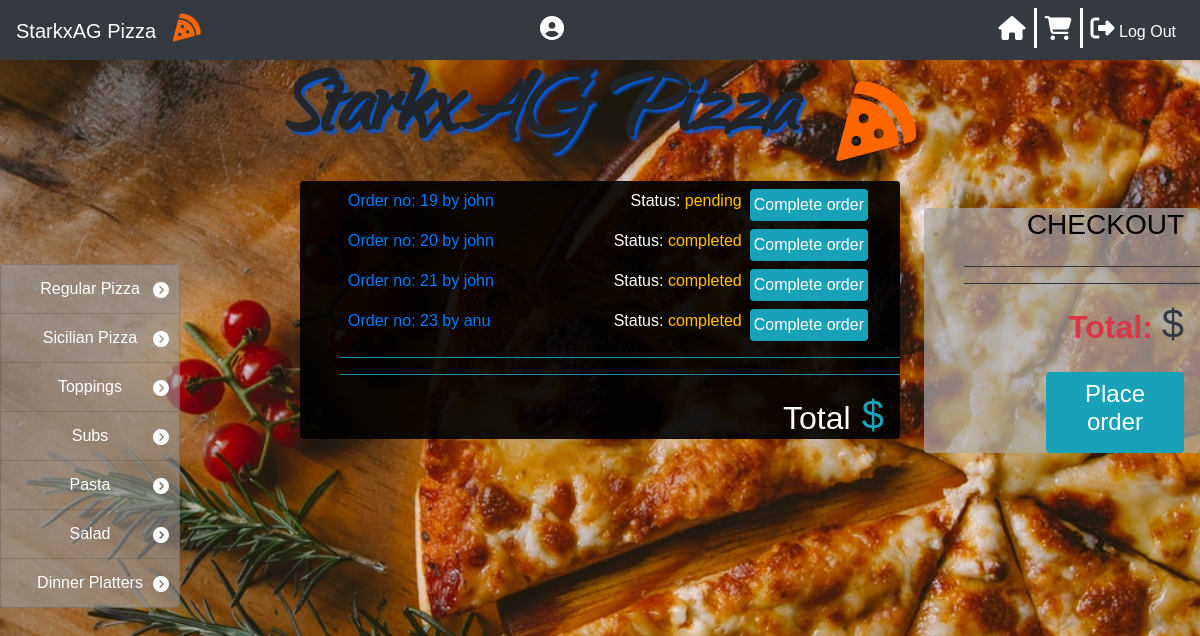
Page /orders_manager/admin/19 on the earlier database version.
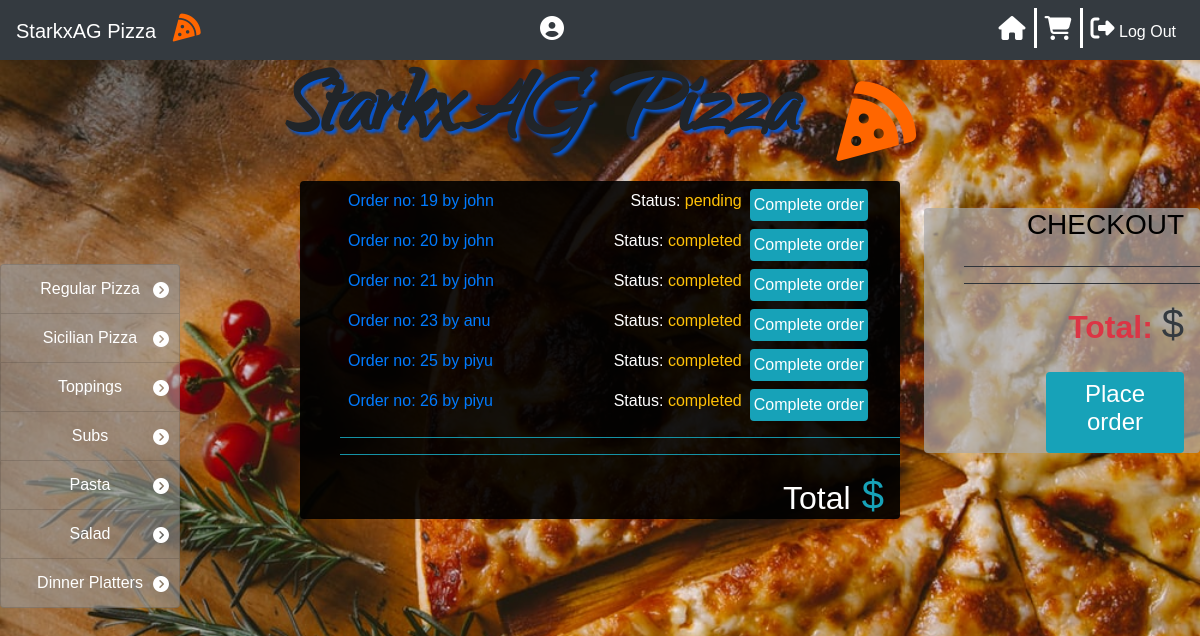
Same page on the later database version.
### orders/models.py (models this page shows, shortened)
class Category(models.Model):
    name=models.CharField(max_length=64)
    def __str__(self):
        return f"{self.name}"

class User_order(models.Model):
    user=models.ForeignKey(User,on_delete=models.CASCADE)
    order_number=models.IntegerField()
    topping_allowance=models.IntegerField(default=0)
    status=models.CharField(max_length=64,default='initiated')

### orders/views.py (the view)
# urls.py: path("orders_manager/<str:user>/<str:order_number>", views.orders_manager, name="orders_manager"),
def orders_manager(request,user,order_number):
    user=User.objects.get(username=user)
    context = {
        "Checkout":Order2.objects.filter(user=user,number=order_number),
        "Checkout_category":Order2.objects.filter(user=user,number=order_number).values_list('category').distinct(),
        "Total":list(Order2.objects.filter(user=user,number=order_number).aggregate(Sum('price')).values())[0],
        "user":request.user,
        "Category": Category.objects.all(),
        "Order_number":order_number,
        "All_orders":User_order.objects.exclude(status='initiated')
    }
    return render(request,"orders_manager.html",context)

### orders/templates/orders_manager.html (shortened to what this page needs)
{% extends 'layout.html' %}
{% block body %}
<div class=' text-left pr-3'>
            <ul >
                {% for row in All_orders%}
                <li class='p-2' >
                    <a href="{% url 'orders_manager' row.user row.order_number  %}"><span>Order no: {{row.order_number}} by {{row.user}}</span></a>
                    <a href="{% url 'complete_order' row.user row.order_number  %}"><span class='float-right mx-2 p-1 bg-info rounded text-white'>Complete order</span></a>
                    <span class='float-right'>Status: <span class='text-warning'>{{row.status}}</span></span>
                </li>
                {% endfor %}
            </ul>
        </div>
        <ul>
            <hr class='bg-info'>
            <hr class='bg-info'>
            <li class='text-info text-right pr-3 '><h1><small class='text-white'>Total</small> ${{Total|floatformat:2}}</h1></li>
        </ul>
{% endblock %}

### orders/templates/layout.html (shortened to what this page needs)
<!DOCTYPE html>
<html style="height:100%">
<head>
    {% load static %}
    <link rel="stylesheet" href="https://stackpath.bootstrapcdn.com/bootstrap/4.5.0/css/bootstrap.min.css">
    <link rel="stylesheet" type="text/css" href="{% static 'styles.css' %}">
    <link rel="stylesheet" href="https://cdnjs.cloudflare.com/ajax/libs/font-awesome/4.7.0/css/font-awesome.min.css">
</head>
<body>
    {% if Category %}
    <nav class="navbar navbar-expand-sm bg-dark navbar-dark fixed-top">
        <a class="navbar-brand" href="/">StarkxAG Pizza &nbsp;
            <i class='fas fa-pizza-slice' style='font-size:28px; color:#ff6600'></i>
        </a>
        <div style="position: absolute; left: 45%; color: white;">
            {% if not user.is_superuser %}
                <i class='fa fa-user-circle' style='font-size:24px; color: white;'>&nbsp;
            {% endif %}
            </i>
        </div>
        <div class="navbar-collapse collapse" id="navbarNavDropdown">
            <ul class="navbar-nav ml-auto">
                <li class="nav-item"><a class="nav-link" href="{% url 'index' %}"><i class="fa fa-home" style="font-size:24px; color: white;"></i></a></li><div class="vl"></div>
                    {% if user.is_superuser %}
                    <li class="nav-item"><a class="nav-link" href="{% url 'orders_manager' user Order_number %}"><i class='fas fa-clipboard-list' style='font-size:24px; color: white;'></i><span style="color: white;"> Order Manager</span></a></li><div class="vl"></div>
                    {% else %}
                    <li class="nav-item"><a class="nav-link" href="{% url 'my_orders' Order_number %}"><i class='fas fa-shopping-cart' style='font-size:24px; color: white;'></i></a></li><div class="vl"></div>
                    {% endif %}
                    <li class="nav-item"><a class="nav-link" href="{% url 'logout' %}"><i class='fas fa-sign-out-alt' style='font-size:24px; color: white;'></i><span style="color: white;"> Log Out</span></a></li>
                </ul>
            </div>
        </nav>
        {% endif %}
        <div class="midbox">
            <p id="logo" class="text-center font-weight-bold">StarkxAG Pizza &nbsp</p><i class='fas fa-pizza-slice' style='font-size:80px; color:#ff6600'></i>
        </div>
    {% if not user.is_superuser %}
        <div id='category' class="list-group text-center fixed-left">
            {% for category in Category %}
            <a href="{% url 'menu' category  %}" class="list-group-item list-group-item-action">{{category}}
                    <i class="fa fa-chevron-circle-right" style="position: absolute; right: 10px; padding-top: 5px;"></i>
            </a>
            {% endfor %}
        </div>
    {% endif %}
    <div id='center_box' class='w-50  mx-auto rounded '>
        {% block body%}
        {% endblock %}
    </div>
    {% if not user.is_superuser %}
        <div id='checkout' class='list-group text-right '>
            {% if Category %}
            <h3 class=' text-right pr-3'>CHECKOUT</h3>
            <ul >
                <hr class='bg-dark'>
                <hr class='bg-dark'>
                <li class='text-dark text-right pr-3 '><h1><small class='text-danger'><b>Total: </b></small> ${{Total|floatformat:2}}</h1></li>
            </ul>
            <a id='place_order'  href="{% url 'my_orders' Order_number %}"><div  class='bg-info w-50 rounded p-2  ml-auto mr-3 text-center text-white '><h4>Place order</h4></div></a>
            {% endif %}
        </div>
    {% endif %}
</body>
</html>

### orders/static/styles.css (style rules this page uses)
body { font-family: 'Varela Round', sans-serif; background: url("/static/pizza_bg.jpg"); background-size: cover; background-attachment: fixed; }
.midbox { display: flex; justify-content: center; align-items: center; margin-top: 30px; }
.vl { border-left: 3px solid white; height: 40px; }
#category { position: fixed; top:33%; width:15%; }
#category a { color:white; background-color: rgba(152,152,152,0.6); }
#logo { padding:0px; font-family: webLogo ; font-size: 110px; text-shadow: 3px 3px 3px rgb(5, 87, 211); }
#logo a:link, #place_order:link, #confirm_order:link { color:rgb(28, 170, 253); }
#center_box,#username { background-color: rgba(0, 0, 0, 0.9); color: white; margin-top: -30px; }
#checkout { background-color: rgba(170,170,170,0.7); position: fixed; top:26%; right:0%; width:23%; height: auto + 10px; color: black; }
li { list-style-type: none; }

Differences in the rows shown:
added User_order: order_number "25", user "piyu", status "completed"
added User_order: order_number "26", user "piyu", status "completed"
